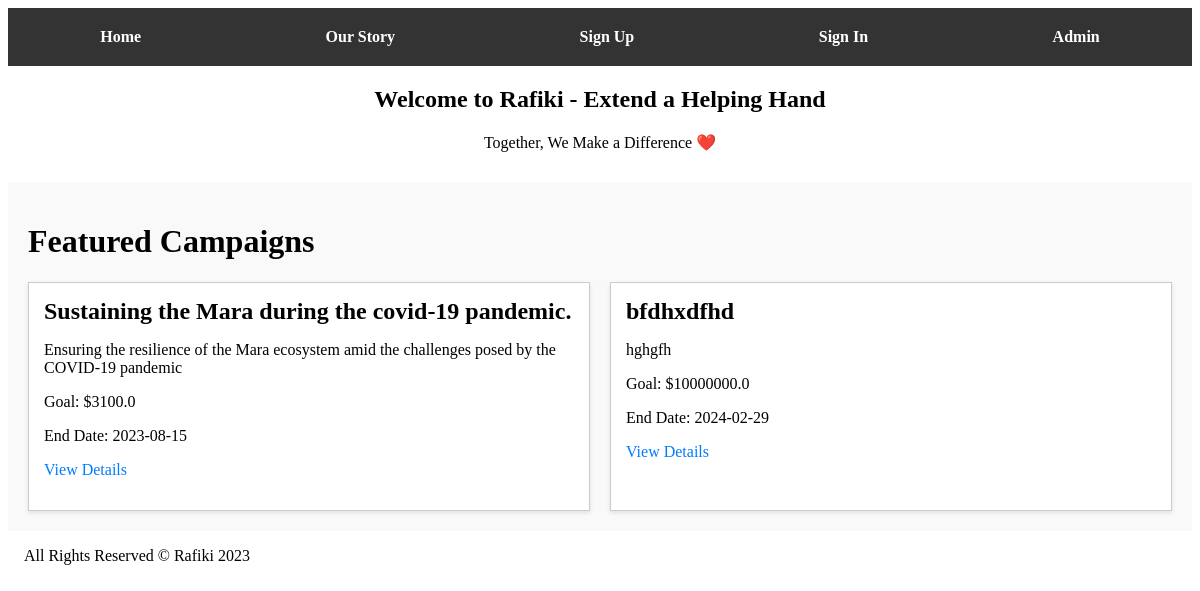
The page / on the database its author committed.
### tables this page shows
CREATE TABLE fundraisers (
            id INTEGER PRIMARY KEY AUTOINCREMENT,
            title TEXT NOT NULL,
            description TEXT NOT NULL,
            organizer_name TEXT NOT NULL,
            organizer_email TEXT NOT NULL,
            fundraising_goal REAL NOT NULL,
            start_date TEXT NOT NULL,
            end_date TEXT NOT NULL
        );

### app.py (the view)
@app.route('/')
def index():
    db = get_db()
    fundraisers = db.execute('SELECT * FROM fundraisers').fetchall()
    return render_template('index.html', fundraisers=fundraisers)

### app.py (called while the page is built)
def get_db():
    if 'db' not in g:
        g.db = sqlite3.connect(app.config['DATABASE'])
        g.db.row_factory = sqlite3.Row
        g.db.execute(
            '''
            CREATE TABLE IF NOT EXISTS users (
                id INTEGER PRIMARY KEY AUTOINCREMENT,
                username TEXT NOT NULL,
                email TEXT NOT NULL,
                password TEXT NOT NULL
            )
            '''
        )
        g.db.commit()
    return g.db

### templates/index.html (shortened to what this page needs)
{% extends "base.html" %}
{% block content %}
    <div class="welcome">
        <h2>Welcome to Rafiki - Extend a Helping Hand</h2>
        <p>Together, We Make a Difference ❤️</p>
    </div>
    <div class="featured-campaigns">
        <h1>Featured Campaigns</h1>
        <div class="campaign-list">
            {% for fundraiser in fundraisers %}
                <div class="campaign">
                    <h2>{{ fundraiser.title }}</h2>
                    <p>{{ fundraiser.description }}</p>
                    <p>Goal: ${{ fundraiser.fundraising_goal }}</p>
                    <p>End Date: {{ fundraiser.end_date }}</p>
                    <p><a href="{{ url_for('fundraiser_detail', fundraiser_id=fundraiser.id) }}">View Details</a></p>
                </div>
            {% endfor %}
        </div>
    </div>
{% endblock %}

### static/style.css (style rules this page uses)
.welcome { text-align: center; margin-top: 20px; }
.featured-campaigns { margin-top: 30px; padding: 20px; background-color: #f9f9f9; }
.campaign-list { display: grid; grid-template-columns: repeat(auto-fit, minmax(300px, 1fr)); gap: 20px; }
.campaign { border: 1px solid #ccc; padding: 15px; background-color: #fff; box-shadow: 0px 2px 4px rgba(0, 0, 0, 0.1); }
.campaign h2 { margin: 0; }
.campaign a { color: #007bff; text-decoration: none; }

### rows shown on the page
fundraisers: title "Sustaining the Mara during the covid-19 pandemic.", description "Ensuring the resilience of the Mara ecosystem amid the challenges posed by the COVID-19 pandemic", fundraising_goal "3100.0", end_date "2023-08-15"
fundraisers: title "bfdhxdfhd", description "hghgfh", fundraising_goal "10000000.0", end_date "2024-02-29"
